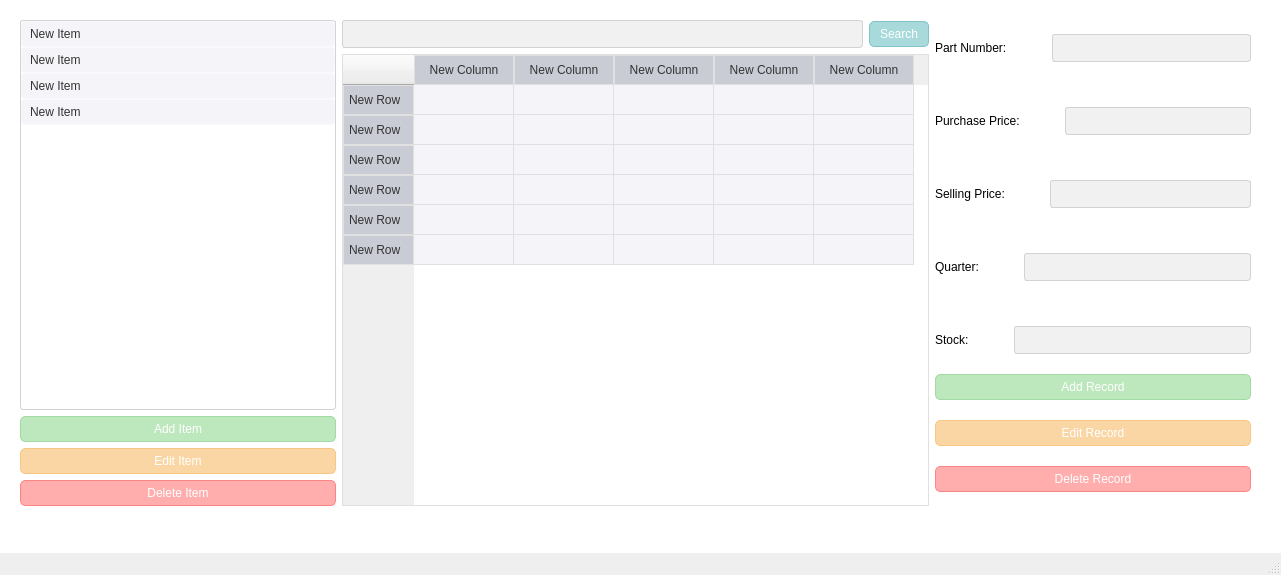
<?xml version="1.0" encoding="UTF-8"?>
<ui version="4.0">
 <class>MainWindow</class>
 <widget class="QMainWindow" name="MainWindow">
  <property name="geometry">
   <rect>
    <x>0</x>
    <y>0</y>
    <width>1281</width>
    <height>575</height>
   </rect>
  </property>
  <property name="windowTitle">
   <string>MainWindow</string>
  </property>
  <property name="autoFillBackground">
   <bool>false</bool>
  </property>
  <property name="styleSheet">
   <string notr="true">/* List Item */
QListWidget {
    background-color: #FFFFFF;
    border: 1px solid #D3D3D3;
    border-radius: 3px;
    color: #333333;
}

QListWidget::item {
    background-color: #F4F4F9;
    padding: 5px;
    border: 1px solid transparent;
    border-radius: 3px;
}

QListWidget::item:hover {
    background-color: #E0E0E0;
}

QListWidget::item:selected {
    background-color: #A8DADC;
    color: #ffffff;
}
/* Buttons */
QPushButton#searchButton {
    background-color: #A8DADC;
    border: 1px solid #81C3C8;
    border-radius: 5px;
    color: #ffffff;
    padding: 5px 10px;
}
QPushButton#searchButton:hover {
    background-color: #81C3C8;
}

/* Add Button */
QPushButton#addItemButton {
    background-color: #BDE7BD;
    border: 1px solid #A3D9A3;
    border-radius: 5px;
    color: #ffffff;
    padding: 5px 10px;
}
QPushButton#addItemButton:hover {
    background-color: #A3D9A3;
}
QPushButton#addRecordButton {
    background-color: #BDE7BD;
    border: 1px solid #A3D9A3;
    border-radius: 5px;
    color: #ffffff;
    padding: 5px 10px;
}
QPushButton#addRecordButton:hover {
    background-color: #A3D9A3;
}

/* Edit Button */
QPushButton#editItemButton {
    background-color: #FAD6A5;
    border: 1px solid #F9C784;
    border-radius: 5px;
    color: #ffffff;
    padding: 5px 10px;
}
QPushButton#editItemButton:hover {
    background-color: #F9C784;
}
QPushButton#editRecordButton {
    background-color: #FAD6A5;
    border: 1px solid #F9C784;
    border-radius: 5px;
    color: #ffffff;
    padding: 5px 10px;
}
QPushButton#editRecordButton:hover {
    background-color: #F9C784;
}
/* Delete Button */
QPushButton#deleteItemButton {
    background-color: #FFADAD;
    border: 1px solid #FF8585;
    border-radius: 5px;
    color: #ffffff;
    padding: 5px 10px;
}
QPushButton#deleteItemButton:hover {
    background-color: #FF8585;
}
QPushButton#deleteRecordButton {
    background-color: #FFADAD;
    border: 1px solid #FF8585;
    border-radius: 5px;
    color: #ffffff;
    padding: 5px 10px;
}
QPushButton#deleteRecordButton:hover {
    background-color: #FF8585;
}
/* Input Box */
QLineEdit {
    background-color: #F1F1F1;
    border: 1px solid #D3D3D3;
    border-radius: 3px;
    padding: 5px;
    color: #333333;
}

/* Table */
QTableWidget {
    background-color: #FFFFFF;
    border: 1px solid #E0E0E0;
    gridline-color: #E0E0E0;
    color: #333333;
}
QHeaderView::section {
    background-color: #C9CCD5;
    color: #333333;
    padding: 5px;
    border: 1px solid #E0E0E0;
}
QTableWidget::item {
    background-color: #F4F4F9;
}
QTableWidget::item:alternate {
    background-color: #FFFFFF;
}

/* Main Background */
QWidget#centralwidget {
    background-color: #FFFFFF;
}
QWidget#col1 {
    background-color: #EDEEF7;
}
QWidget#col3 {
    background-color: #EDEEF7;
}
</string>
  </property>
  <widget class="QWidget" name="centralwidget">
   <property name="font">
    <font>
     <pointsize>12</pointsize>
    </font>
   </property>
   <property name="autoFillBackground">
    <bool>false</bool>
   </property>
   <widget class="QWidget" name="horizontalLayoutWidget_7">
    <property name="geometry">
     <rect>
      <x>20</x>
      <y>20</y>
      <width>1231</width>
      <height>486</height>
     </rect>
    </property>
    <layout class="QHBoxLayout" name="masterLayout">
     <item>
      <layout class="QVBoxLayout" name="col1">
       <item>
        <widget class="QListWidget" name="itemList">
         <property name="sizeAdjustPolicy">
          <enum>QAbstractScrollArea::AdjustToContents</enum>
         </property>
         <item>
          <property name="text">
           <string>New Item</string>
          </property>
         </item>
         <item>
          <property name="text">
           <string>New Item</string>
          </property>
         </item>
         <item>
          <property name="text">
           <string>New Item</string>
          </property>
         </item>
         <item>
          <property name="text">
           <string>New Item</string>
          </property>
         </item>
        </widget>
       </item>
       <item>
        <widget class="QPushButton" name="addItemButton">
         <property name="text">
          <string>Add Item</string>
         </property>
        </widget>
       </item>
       <item>
        <widget class="QPushButton" name="editItemButton">
         <property name="text">
          <string>Edit Item</string>
         </property>
        </widget>
       </item>
       <item>
        <widget class="QPushButton" name="deleteItemButton">
         <property name="text">
          <string>Delete Item</string>
         </property>
        </widget>
       </item>
      </layout>
     </item>
     <item>
      <layout class="QVBoxLayout" name="col2">
       <item>
        <layout class="QHBoxLayout" name="col2_row1">
         <item>
          <widget class="QLineEdit" name="searchInput"/>
         </item>
         <item>
          <widget class="QPushButton" name="searchButton">
           <property name="text">
            <string>Search</string>
           </property>
          </widget>
         </item>
        </layout>
       </item>
       <item>
        <widget class="QTableWidget" name="inventoryTable">
         <property name="sizeAdjustPolicy">
          <enum>QAbstractScrollArea::AdjustToContents</enum>
         </property>
         <attribute name="horizontalHeaderCascadingSectionResizes">
          <bool>false</bool>
         </attribute>
         <row>
          <property name="text">
           <string>New Row</string>
          </property>
         </row>
         <row>
          <property name="text">
           <string>New Row</string>
          </property>
         </row>
         <row>
          <property name="text">
           <string>New Row</string>
          </property>
         </row>
         <row>
          <property name="text">
           <string>New Row</string>
          </property>
         </row>
         <row>
          <property name="text">
           <string>New Row</string>
          </property>
         </row>
         <row>
          <property name="text">
           <string>New Row</string>
          </property>
         </row>
         <column>
          <property name="text">
           <string>New Column</string>
          </property>
         </column>
         <column>
          <property name="text">
           <string>New Column</string>
          </property>
         </column>
         <column>
          <property name="text">
           <string>New Column</string>
          </property>
         </column>
         <column>
          <property name="text">
           <string>New Column</string>
          </property>
         </column>
         <column>
          <property name="text">
           <string>New Column</string>
          </property>
         </column>
        </widget>
       </item>
      </layout>
     </item>
     <item>
      <layout class="QVBoxLayout" name="col3">
       <item>
        <layout class="QVBoxLayout" name="verticalLayout">
         <property name="spacing">
          <number>45</number>
         </property>
         <item>
          <layout class="QHBoxLayout" name="col3_row1">
           <item>
            <widget class="QLabel" name="partNumberLabel">
             <property name="text">
              <string>Part Number:</string>
             </property>
            </widget>
           </item>
           <item>
            <widget class="QLineEdit" name="partNumberInput"/>
           </item>
          </layout>
         </item>
         <item>
          <layout class="QHBoxLayout" name="col3_row2">
           <item>
            <widget class="QLabel" name="purchasePriceLabel">
             <property name="text">
              <string>Purchase Price:</string>
             </property>
            </widget>
           </item>
           <item>
            <widget class="QLineEdit" name="purchasePriceInput"/>
           </item>
          </layout>
         </item>
         <item>
          <layout class="QHBoxLayout" name="col2_row3">
           <item>
            <widget class="QLabel" name="sellingPriceLabel">
             <property name="text">
              <string>Selling Price:</string>
             </property>
            </widget>
           </item>
           <item>
            <widget class="QLineEdit" name="sellingPriceInput"/>
           </item>
          </layout>
         </item>
         <item>
          <layout class="QHBoxLayout" name="col3_row4">
           <item>
            <widget class="QLabel" name="quraterLabel">
             <property name="text">
              <string>Quarter:</string>
             </property>
            </widget>
           </item>
           <item>
            <widget class="QLineEdit" name="quarterInput">
             <property name="inputMask">
              <string/>
             </property>
            </widget>
           </item>
          </layout>
         </item>
         <item>
          <layout class="QHBoxLayout" name="col3_row5">
           <item>
            <widget class="QLabel" name="stockLabel">
             <property name="text">
              <string>Stock:</string>
             </property>
            </widget>
           </item>
           <item>
            <widget class="QLineEdit" name="stockInput"/>
           </item>
          </layout>
         </item>
        </layout>
       </item>
       <item>
        <widget class="QPushButton" name="addRecordButton">
         <property name="text">
          <string>Add Record</string>
         </property>
        </widget>
       </item>
       <item>
        <widget class="QPushButton" name="editRecordButton">
         <property name="text">
          <string>Edit Record</string>
         </property>
        </widget>
       </item>
       <item>
        <widget class="QPushButton" name="deleteRecordButton">
         <property name="text">
          <string>Delete Record</string>
         </property>
        </widget>
       </item>
      </layout>
     </item>
    </layout>
   </widget>
  </widget>
  <widget class="QMenuBar" name="menubar">
   <property name="geometry">
    <rect>
     <x>0</x>
     <y>0</y>
     <width>1281</width>
     <height>22</height>
    </rect>
   </property>
  </widget>
  <widget class="QStatusBar" name="statusbar"/>
 </widget>
 <resources/>
 <connections/>
</ui>
